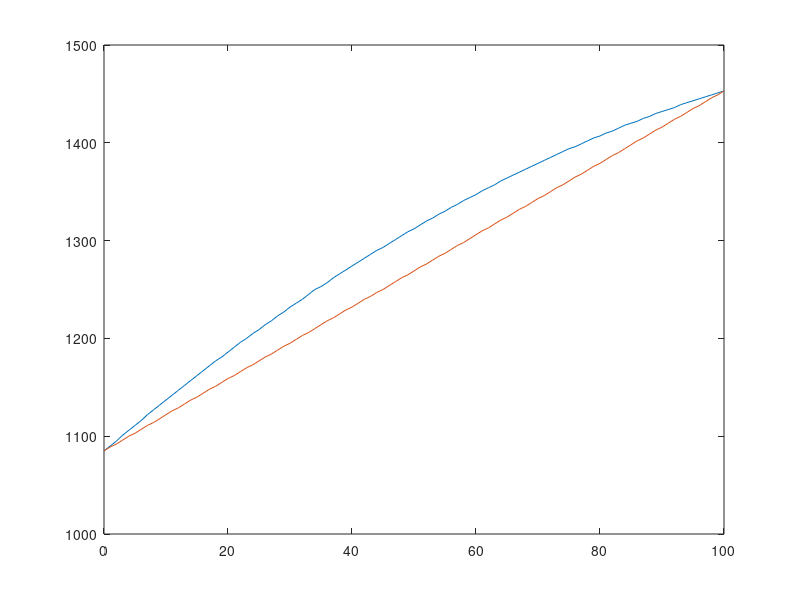

Here is the MATLAB script that generated this plot:
clear all; close all; clc;
Wt = [
0
1
2
3
4
5
6
7
8
9
10
11
12
13
14
15
16
17
18
19
20
21
22
23
24
25
26
27
28
29
30
31
32
33
34
35
36
37
38
39
40
41
42
43
44
45
46
47
48
49
50
51
52
53
54
55
56
57
58
59
60
61
62
63
64
65
66
67
68
69
70
71
72
73
74
75
76
77
78
79
80
81
82
83
84
85
86
87
88
89
90
91
92
93
94
95
96
97
98
99
100
];
solid = [1085
1089
1092
1096
1100
1103
1107
1111
1114
1118
1122
1126
1129
1133
1137
1140
1144
1148
1151
1155
1159
1162
1166
1170
1173
1177
1181
1184
1188
1192
1195
1199
1203
1206
1210
1214
1218
1221
1225
1229
1232
1236
1240
1243
1247
1250
1254
1258
1262
1265
1269
1273
1276
1280
1284
1287
1291
1295
1298
1302
1306
1310
1313
1317
1321
1324
1328
1332
1335
1339
1343
1346
1350
1354
1357
1361
1365
1368
1372
1376
1379
1383
1387
1390
1394
1398
1402
1405
1409
1413
1416
1420
1424
1427
1431
1435
1438
1442
1446
1449
1453
];
liquid = [1085
1090
1095
1101
1106
1111
1116
1122
1127
1132
1137
1142
1147
1152
1157
1162
1167
1172
1177
1181
1186
1191
1196
1200
1205
1209
1214
1218
1223
1227
1232
1236
1240
1245
1250
1253
1257
1262
1266
1270
1274
1278
1282
1286
1290
1293
1297
1301
1305
1309
1312
1316
1320
1323
1327
1330
1334
1337
1341
1344
1347
1351
1354
1357
1361
1364
1367
1370
1373
1376
1379
1382
1385
1388
1391
1394
1396
1399
1402
1405
1407
1410
1412
1415
1418
1420
1422
1425
1427
1430
1432
1434
1436
1439
1441
1443
1445
1447
1449
1451
1453
];
plot(Wt, liquid)
hold 
plot(Wt, solid)
hold

il = find(liquid >= 1300);
cl = il(1);
is = find(solid >= 1300);
cs = is(1);
co = 20;
Wl = (cs - co) / (cs - cl);
Ws = (co - cl) / (cs - cl);

if Wl >= 1 
    fprintf('%.2f%% liquid\n', 100); % hiển thị 100% liquid
elseif Ws >= 1
    fprintf('%.2f%% solid\n', 100); % hiển thị 100% solid
else
    fprintf('Wl = %.2f, Ws = %.2f\n', Wl, Ws); % hiển thị giá trị của Wl và Ws
end
%methods (Access = private);
    % Xử lý sự kiện khi nút tính toán được nhấn
    function calculateButtonPushed(app, event)
        % Lấy giá trị từ ô nhập
        co = str2double(app.InputEditField.Value);

        % Tính toán Wl và Ws
        il = find(app.Liquid >= 1300);
        cl = il(1);
        is = find(app.Solid >= 1300);
        cs = is(1);
        Wl = (cs - co) / (cs - cl);
        Ws = (co - cl) / (cs - cl);

        % Hiển thị kết quả
        if Wl >= 1 
            resultMsg = sprintf('Wl = %.4f\n', Wl);
        elseif Ws >= 1
            resultMsg = sprintf('Ws = %.4f\n', Ws);
        else
            resultMsg = sprintf('Wl = %.4f\nWs = %.4f\n', Wl, Ws);
        end
        app.ResultTextArea.Value = resultMsg;
        endw

